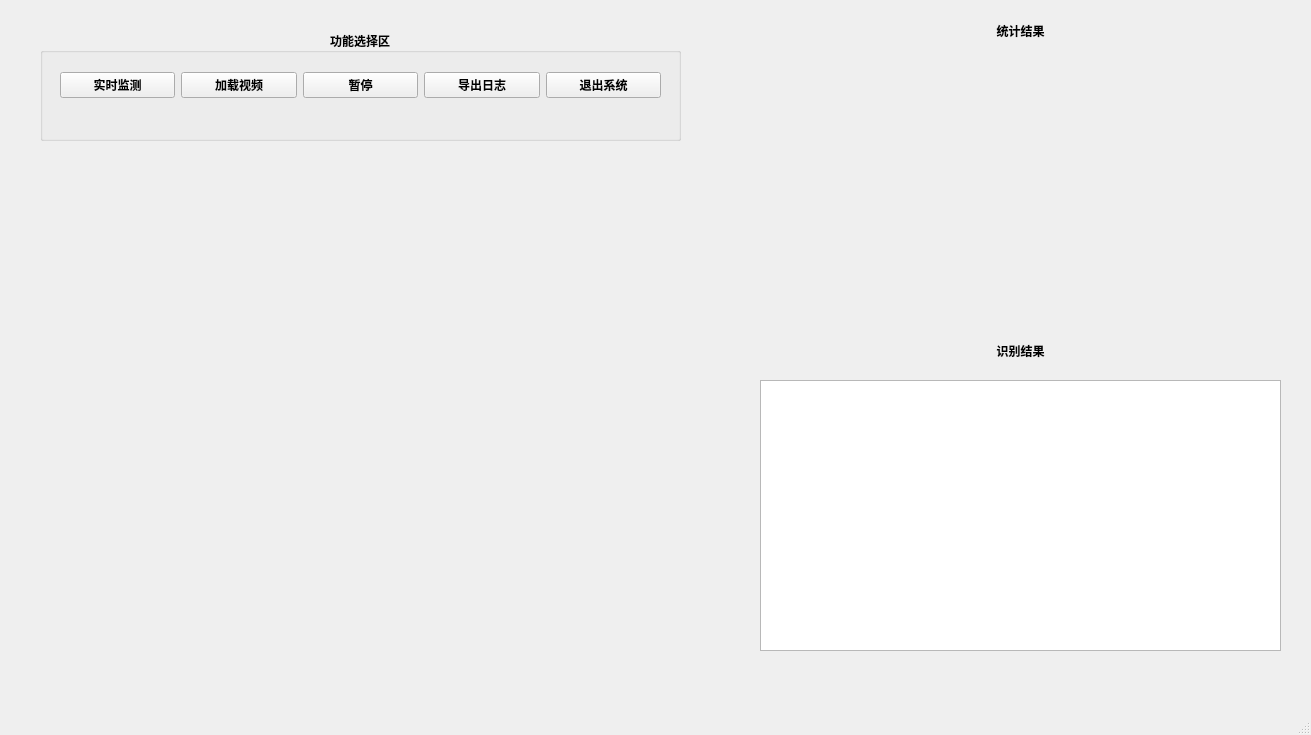
<?xml version="1.0" encoding="UTF-8"?>
<ui version="4.0">
 <class>MainWindow</class>
 <widget class="QMainWindow" name="MainWindow">
  <property name="geometry">
   <rect>
    <x>0</x>
    <y>0</y>
    <width>1311</width>
    <height>735</height>
   </rect>
  </property>
  <property name="windowTitle">
   <string>MainWindow</string>
  </property>
  <widget class="QWidget" name="centralwidget">
   <widget class="QGroupBox" name="groupBox">
    <property name="geometry">
     <rect>
      <x>40</x>
      <y>30</y>
      <width>641</width>
      <height>111</height>
     </rect>
    </property>
    <property name="minimumSize">
     <size>
      <width>561</width>
      <height>91</height>
     </size>
    </property>
    <property name="font">
     <font>
      <family>Adobe Arabic</family>
      <weight>75</weight>
      <bold>true</bold>
     </font>
    </property>
    <property name="title">
     <string>功能选择区</string>
    </property>
    <property name="alignment">
     <set>Qt::AlignCenter</set>
    </property>
    <widget class="QWidget" name="layoutWidget">
     <property name="geometry">
      <rect>
       <x>20</x>
       <y>20</y>
       <width>601</width>
       <height>71</height>
      </rect>
     </property>
     <layout class="QHBoxLayout" name="horizontalLayout">
      <item>
       <widget class="QPushButton" name="real_time_camera">
        <property name="text">
         <string>实时监测</string>
        </property>
       </widget>
      </item>
      <item>
       <widget class="QPushButton" name="btn_input">
        <property name="text">
         <string>加载视频</string>
        </property>
       </widget>
      </item>
      <item>
       <widget class="QPushButton" name="btn_pause">
        <property name="text">
         <string>暂停</string>
        </property>
       </widget>
      </item>
      <item>
       <widget class="QPushButton" name="export_log">
        <property name="text">
         <string>导出日志</string>
        </property>
       </widget>
      </item>
      <item>
       <widget class="QPushButton" name="quit_system">
        <property name="text">
         <string>退出系统</string>
        </property>
       </widget>
      </item>
     </layout>
    </widget>
   </widget>
   <widget class="QLabel" name="recognition_results_label">
    <property name="geometry">
     <rect>
      <x>760</x>
      <y>330</y>
      <width>521</width>
      <height>41</height>
     </rect>
    </property>
    <property name="minimumSize">
     <size>
      <width>331</width>
      <height>41</height>
     </size>
    </property>
    <property name="font">
     <font>
      <weight>75</weight>
      <bold>true</bold>
     </font>
    </property>
    <property name="text">
     <string>识别结果</string>
    </property>
    <property name="alignment">
     <set>Qt::AlignCenter</set>
    </property>
   </widget>
   <widget class="QLabel" name="statistics_results_label">
    <property name="geometry">
     <rect>
      <x>760</x>
      <y>10</y>
      <width>521</width>
      <height>41</height>
     </rect>
    </property>
    <property name="minimumSize">
     <size>
      <width>331</width>
      <height>41</height>
     </size>
    </property>
    <property name="font">
     <font>
      <weight>75</weight>
      <bold>true</bold>
     </font>
    </property>
    <property name="text">
     <string>统计结果</string>
    </property>
    <property name="alignment">
     <set>Qt::AlignCenter</set>
    </property>
   </widget>
   <widget class="QLabel" name="data_statistic_show">
    <property name="geometry">
     <rect>
      <x>760</x>
      <y>60</y>
      <width>521</width>
      <height>261</height>
     </rect>
    </property>
    <property name="text">
     <string/>
    </property>
   </widget>
   <widget class="QListWidget" name="recognition_result">
    <property name="geometry">
     <rect>
      <x>760</x>
      <y>380</y>
      <width>521</width>
      <height>271</height>
     </rect>
    </property>
   </widget>
   <widget class="QLabel" name="label_video">
    <property name="geometry">
     <rect>
      <x>40</x>
      <y>170</y>
      <width>691</width>
      <height>481</height>
     </rect>
    </property>
    <property name="text">
     <string/>
    </property>
   </widget>
  </widget>
  <widget class="QMenuBar" name="menubar">
   <property name="geometry">
    <rect>
     <x>0</x>
     <y>0</y>
     <width>1311</width>
     <height>23</height>
    </rect>
   </property>
  </widget>
  <widget class="QStatusBar" name="statusbar"/>
 </widget>
 <resources/>
 <connections/>
</ui>
